Frame 1 (no input): blank canvas, image omitted
Frame 60 (no input): blank canvas, image omitted
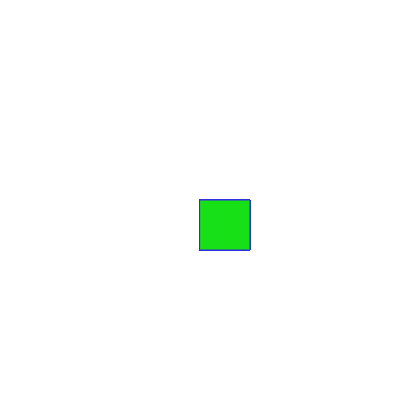
Frame 120 (the mouse pressed at the canvas centre since frame 60)

The p5.js sketch whose frames 1 and 60 were blank and that drew this single picture after the mouse press (run headless with seeded random() and noise() and a simulated clock; from frame 60 on, the mouse is pressed at the canvas centre):

// p5.js sketch
// ── sketch.js
function setup() {
    createCanvas(400, 400);
    background("white");
  }
  
  function draw() {
    stroke("rgb(46,46,224)");
    fill("rgb(23,224,23)");
  
    if (mouseIsPressed) {
      rect(mouseX, mouseY, 50, 50);
    }
  }
  
